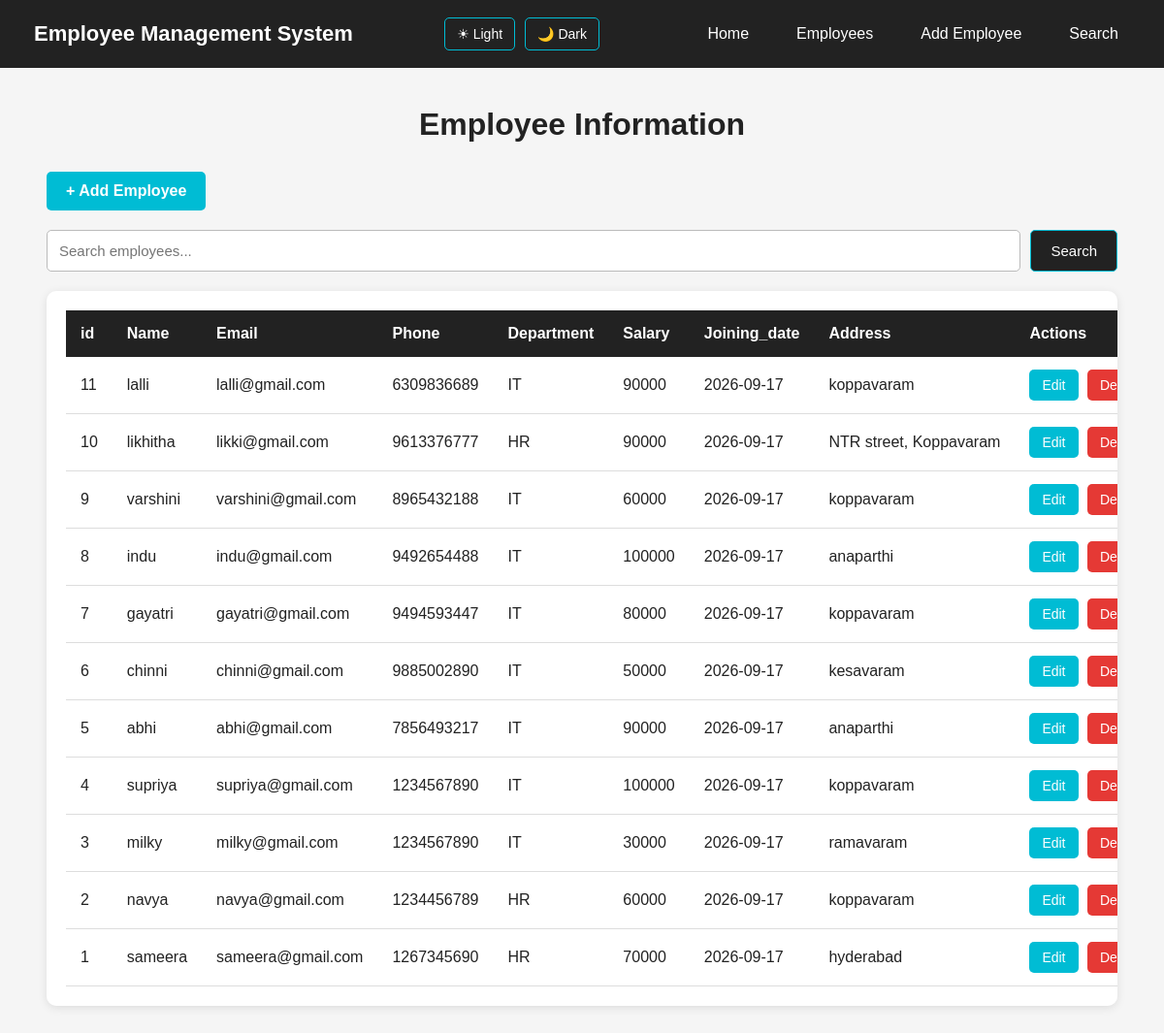
Page /employees (signed in) on the committed database.
### tables this page shows
CREATE TABLE employees(
              id INTEGER PRIMARY KEY AUTOINCREMENT,
              name TEXT NOT NULL,
              email  TEXT NOT NULL,
              phone TEXT NOT NULL,
              department TEXT NOT NULL,
              salary INTEGER NOT NULL,
              joining_date TEXT NOT NULL,
              address TEXT
              );

### server.py (the view)
@app.route("/employees")
def employees():
    if not login_required():
        return redirect("/login")
    connection = get_database_connection()
    cursor = connection.cursor()
    cursor.execute("""
        SELECT *
        FROM employees
        ORDER BY id DESC
    """)
    employees = cursor.fetchall()
    connection.close()
    theme = request.cookies.get(
        "theme",
        "light"
    )
    return render_template(
        "employees.html",
        employees=employees,
        theme=theme
    )

### server.py (called while the page is built)
def get_database_connection():
    connection = sqlite3.connect("users.db")
    connection.row_factory = sqlite3.Row
    return connection

def login_required():
    return "user_id" in session

### Templates/employees.html (shortened to what this page needs)
<!DOCTYPE html>
<html lang="en">
<head>
    </head>
<body class="{{theme}}">
    <nav class="navbar">
        <div class="logo">
            Employee Management System
        </div>
        <div class="theme-buttons">
            <a href="/set-theme/light">
                ☀ Light
            </a>
            <a href="/set-theme/dark">
                🌙 Dark
            </a>
        </div>
        <ul class="nav-links">
            <li>
                <a href="/">
                    Home
                </a>
            </li>
              <li>
                <a href="/employees">
                    Employees
                </a>
            </li>
            <li>
                <a href="/add-employee">
                    Add Employee
                </a>
            </li>
            <li>
                <a href="/search">
                    Search
                </a>
            </li>
         </ul>
    </nav>
    <div class="container">
        <h1>
            Employee Information
        </h1>
        <div class="add-section">
            <a href="/add-employee"
               class="add-btn">
                + Add Employee
            </a>
         </div>
        <div class="search-section">
        <form action="/search" method="GET">
            <input type="text" name="q" placeholder="Search employees..."  value="{{ search_text or '' }}" >
        <button type="submit"> Search</button>
        </form>
        </div>
    <div class="table-container">
        <table>
            <thead>
                <tr>
                    <th>id</th>
                    <th>Name</th>
                    <th>Email</th>
                    <th>Phone</th>
                    <th>Department</th>
                    <th>Salary</th>
                    <th>Joining_date</th>
                    <th>Address</th>
                    <th>Actions</th>
                </tr>
            </thead>
            <tbody>
                 {% if employees %}
                 {% for employee in employees %}
                 <tr>
                    <td>{{employee["id"]}}</td>
                    <td>{{employee["name"]}}</td>
                    <td>{{employee["email"]}}</td>
                    <td>{{employee["phone"]}}</td>
                    <td>{{employee["department"]}}</td>
                    <td>{{employee["salary"]}}</td>
                    <td>{{employee["joining_date"]}}</td>
                    <td>{{employee["address"]}}</td>
                    <td class="actions">
                        <a href="/edit-employee/{{employee['id']}}"
                        class="edit-btn">Edit</a>
                        <a href="/delete-employee/{{employee['id']}}"
                        class="delete-btn"
                        onclick=" return  confirm('Are you sure you want to delete this employee?')">Delete</a>
                    </td>
                 </tr>
                 {% endfor %}
                 {% else %}
                  <tr>
                    <td colspan="9"class="no-employees"> No Employees found</td>
                  </tr>
                  {% endif%}
            </tbody>
        </table>
    </div>
</body>
</html>

### Templates/employees.html (style rules this page uses)
* { margin: 0; padding: 0; box-sizing: border-box; }
body { font-family: Arial, sans-serif; background-color: #f5f5f5; color: #222; }
body.light { background-color: #f5f5f5; color: #222; }
body.light .table-container { background-color: white; color: #222; }
body.light td { color: #222; border-bottom: 1px solid #ddd; }
.navbar { background-color: #222; min-height: 70px; padding: 0 35px; display: flex; align-items: center; justify-content: space-between; }
.logo { color: white; font-size: 22px; font-weight: bold; }
.nav-links { display: flex; align-items: center; gap: 25px; list-style: none; }
.nav-links a { color: white; text-decoration: none; font-size: 16px; padding: 10px 12px; border-radius: 5px; transition: 0.3s; }
.theme-buttons { display: flex; align-items: center; gap: 10px; margin-right: 5px; }
.theme-buttons a { color: white; text-decoration: none; border: 1px solid #00bcd4; padding: 8px 12px; border-radius: 5px; font-size: 14px; transition: 0.3s; }
.container { width: 92%; max-width: 1400px; margin: 40px auto; }
h1 { text-align: center; margin-bottom: 30px; font-size: 32px; }
.add-section { margin-bottom: 20px; }
.add-btn { display: inline-block; background-color: #00bcd4; color: white; text-decoration: none; padding: 11px 20px; border-radius: 5px; font-size: 16px; font-weight: bold; transition: 0.3s; }
.table-container { background-color: white; padding: 20px; border-radius: 10px; box-shadow: 0 2px 10px rgba(0, 0, 0, 0.1); overflow-x: auto; }
table { width: 100%; border-collapse: collapse; min-width: 1100px; }
thead { background-color: #222; }
th { color: white; padding: 15px; text-align: left; white-space: nowrap; }
td { padding: 13px 15px; border-bottom: 1px solid #ddd; white-space: nowrap; }
.actions { white-space: nowrap; }
.edit-btn, .delete-btn { display: inline-block; color: white; text-decoration: none; padding: 8px 13px; border-radius: 5px; font-size: 14px; margin-right: 5px; }
.edit-btn { background-color: #00bcd4; }
.delete-btn { background-color: #e53935; }
.search-section { margin: 20px 0; }
.search-section form { display: flex; gap: 10px; }
.search-section input { flex: 1; padding: 12px; border: 1px solid #bbb; border-radius: 5px; font-size: 15px; }
.search-section button { padding: 12px 20px; background-color: #222; color: white; border: 1px solid #00bcd4; border-radius: 5px; cursor: pointer; font-size: 15px; }

### rows in the picture
employees: id "11", name "lalli", email "lalli@gmail.com", phone "6309836689", department "IT", salary "90000", joining_date "2026-09-17", address "koppavaram"
employees: id "10", name "likhitha", email "likki@gmail.com", phone "9613376777", department "HR", salary "90000", joining_date "2026-09-17", address "NTR street, Koppavaram"
employees: id "9", name "varshini", email "varshini@gmail.com", phone "8965432188", department "IT", salary "60000", joining_date "2026-09-17", address "koppavaram"
employees: id "8", name "indu", email "indu@gmail.com", phone "9492654488", department "IT", salary "100000", joining_date "2026-09-17", address "anaparthi"
employees: id "7", name "gayatri", email "gayatri@gmail.com", phone "9494593447", department "IT", salary "80000", joining_date "2026-09-17", address "koppavaram"
employees: id "6", name "chinni", email "chinni@gmail.com", phone "9885002890", department "IT", salary "50000", joining_date "2026-09-17", address "kesavaram"
employees: id "5", name "abhi", email "abhi@gmail.com", phone "7856493217", department "IT", salary "90000", joining_date "2026-09-17", address "anaparthi"
employees: id "4", name "supriya", email "supriya@gmail.com", phone "1234567890", department "IT", salary "100000", joining_date "2026-09-17", address "koppavaram"
employees: id "3", name "milky", email "milky@gmail.com", phone "1234567890", department "IT", salary "30000", joining_date "2026-09-17", address "ramavaram"
employees: id "2", name "navya", email "navya@gmail.com", phone "1234456789", department "HR", salary "60000", joining_date "2026-09-17", address "koppavaram"
employees: id "1", name "sameera", email "sameera@gmail.com", phone "1267345690", department "HR", salary "70000", joining_date "2026-09-17", address "hyderabad"
